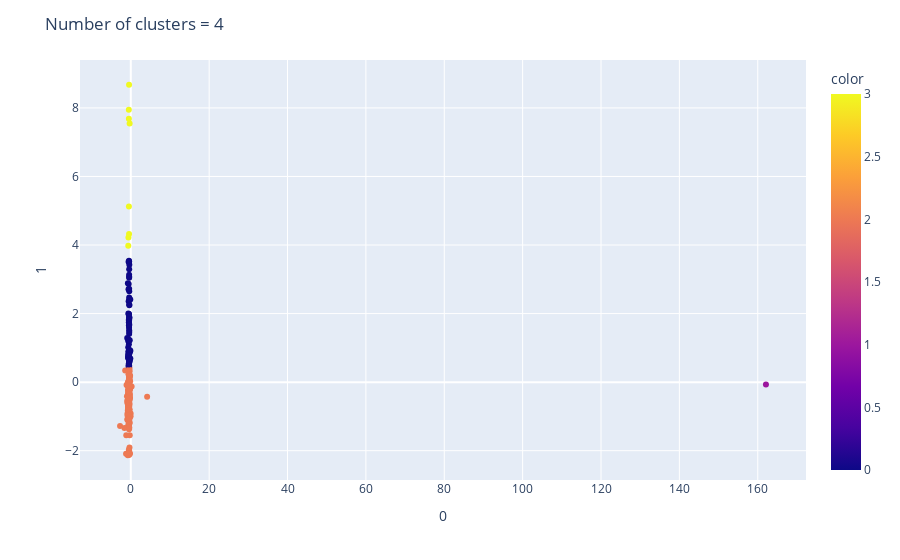

Notebook cell for this chart:
### Code cell
from clustering_functions import K_means_cluster
k_means = K_means_cluster(features_table = X,
                          df_bcubed_table = df_bcubed_table,
                          num_clusters = [4], 
                          bank_name_column = bank_names, 
                          scaling = False,
                         pca_or_tsne = 'pca',
                        clustering_before_dimreduce = False,
                          perplexity = None,
                          plot=True)
k_means.k_means_clustering()

### Figure 1 — Plotly figure (JSON) as saved in the notebook; plotly's stock layout.template omitted (floating-point values rounded to 4 significant figures; data arrays with more than 128 entries replaced by an {"elided": "..."} marker saying what was removed)
{"data": [{"hovertemplate": "0=%{x}<br>1=%{y}<br>color=%{marker.color}<extra></extra>", "legendgroup": "", "marker": {"color": {"elided": "339 int values"}, "coloraxis": "coloraxis", "symbol": "circle"}, "mode": "markers", "name": "", "orientation": "v", "showlegend": false, "type": "scatter", "x": {"elided": "339 float values"}, "xaxis": "x", "y": {"elided": "339 float values"}, "yaxis": "y"}], "layout": {"coloraxis": {"colorbar": {"title": {"text": "color"}}, "colorscale": [[0, "#0d0887"], [0.1111, "#46039f"], [0.2222, "#7201a8"], [0.3333, "#9c179e"], [0.4444, "#bd3786"], [0.5556, "#d8576b"], [0.6667, "#ed7953"], [0.7778, "#fb9f3a"], [0.8889, "#fdca26"], [1, "#f0f921"]]}, "legend": {"tracegroupgap": 0}, "margin": {"t": 60}, "title": {"text": "Number of clusters = 4"}, "xaxis": {"anchor": "y", "domain": [0, 1], "title": {"text": "0"}}, "yaxis": {"anchor": "x", "domain": [0, 1], "title": {"text": "1"}}}}
